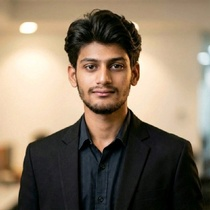
#> input picture src/assets/team/naman-sable.jpg, 210 x 210 px, shrunk from 400 x 400 before the run, given in place of media_1789887949699.jpg, which was not available
$ python process_image.py
#> lines starting #> are read from the running program, lines starting #| are printed output that depends on the picture; after the words box and inside, x2 and y2 are one past the last pixel; in counts of white or black regions, pixels touching at a corner belong together; pictures that were not available may be replaced by others from this repository, and a replacement may not be noted
import sys
import os

try:
    from PIL import Image
    import numpy as np
    from collections import deque

    source_path = r"C:\Users\gagan gayakwad\.gemini\antigravity-ide\brain\66f45f8a-1d03-4407-8c0f-f066832dd86b\.user_uploaded\media_1789887949699.jpg"
    target_path = r"c:\Users\gagan gayakwad\OneDrive\Desktop\NexnamPort\nexnam portfolio antigravity\src\assets\logo\nexnam-logo.png"

    img = Image.open(source_path).convert("RGBA")
    arr = np.array(img, dtype=np.float32)

    h, w, _ = arr.shape
#> h = 210; w = 210
    visited = np.zeros((h, w), dtype=bool)
    alpha = np.ones((h, w), dtype=np.uint8) * 255

    queue = deque()
    for x in range(w):
        queue.append((0, x))
        queue.append((h - 1, x))
    for y in range(h):
        queue.append((y, 0))
        queue.append((y, w - 1))

    def is_bg(r, g, b):
        max_diff = max(abs(r - g), abs(g - b), abs(r - b))
        brightness = (r + g + b) / 3.0
        if max_diff < 22 and brightness > 185:
            return True
        return False

    while queue:
        cy, cx = queue.popleft()
        if visited[cy, cx]:
            continue
        visited[cy, cx] = True

        r, g, b = arr[cy, cx, :3]
        if is_bg(r, g, b):
            alpha[cy, cx] = 0
            for dy, dx in [(-1, 0), (1, 0), (0, -1), (0, 1)]:
                ny, nx = cy + dy, cx + dx
                if 0 <= ny < h and 0 <= nx < w and not visited[ny, nx]:
                    queue.append((ny, nx))
#> this loop made 2223 passes
#> (r, g, b, max_diff in is_bg, brightness in is_bg) on passes 1 to 3: (159, 130, 100, 59, 129.7), (206, 172, 137, 69, 171.7), (160, 131, 101, 59, 130.7)
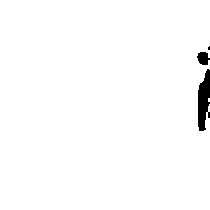
#> alpha: shape (210, 210); 98.5% white; 3 black regions (1 under 20 px), largest, box (x1, y1, x2, y2) and area: (198, 69, 210, 131) 538, (197, 52, 210, 65) 124
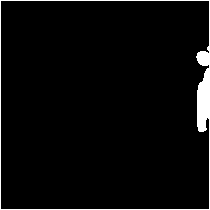
#> visited: shape (210, 210) bool; 3.7% white; 1 white region, box (x1, y1, x2, y2) and area: (0, 0, 210, 210) 1614

    result_arr = np.array(img)
    result_arr[:, :, 3] = alpha
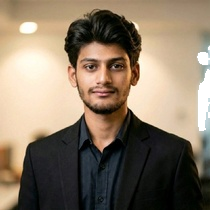
#> result_arr: shape (210, 210, 4); mean R, G, B, A 135.3, 119.8, 101.1, 251.1; transparent parts drawn white

    non_zero = np.where(alpha > 0)
#> non_zero = 43431 positions, rows 0 to 209, columns 0 to 209
    min_y, max_y = np.min(non_zero[0]), np.max(non_zero[0])
#> min_y = 0; max_y = 209
    min_x, max_x = np.min(non_zero[1]), np.max(non_zero[1])
#> min_x = 0; max_x = 209

    pad = 6
    min_y = max(0, min_y - pad)
    max_y = min(h - 1, max_y + pad)
    min_x = max(0, min_x - pad)
    max_x = min(w - 1, max_x + pad)

    cropped = Image.fromarray(result_arr).crop((min_x, min_y, max_x + 1, max_y + 1))
    os.makedirs(os.path.dirname(target_path), exist_ok=True)
    cropped.save(target_path, "PNG")
    with open("py_error.txt", "w") as f:
        f.write("SUCCESS")
except Exception as e:
    import traceback
    with open("py_error.txt", "w") as f:
        f.write(traceback.format_exc())

$ run again, on src/assets/team/nikhilesh-gayakwad.jpg
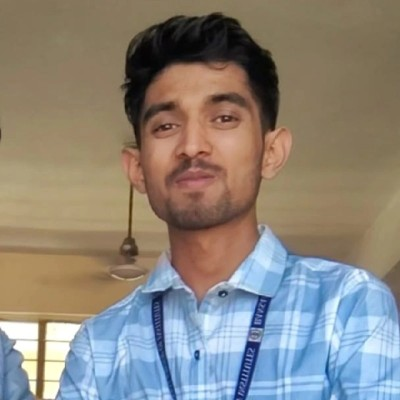
#> input picture src/assets/team/nikhilesh-gayakwad.jpg, 400 x 400 px, given in place of media_1789887949699.jpg, which was not available
#> the loop `while queue:` made 3238 passes
#> (r, g, b, max_diff in is_bg, brightness in is_bg) on passes 1 to 3: (134, 118, 92, 42, 114.7), (91, 116, 147, 56, 118), (134, 118, 92, 42, 114.7)
#> after the loop `while queue:`:
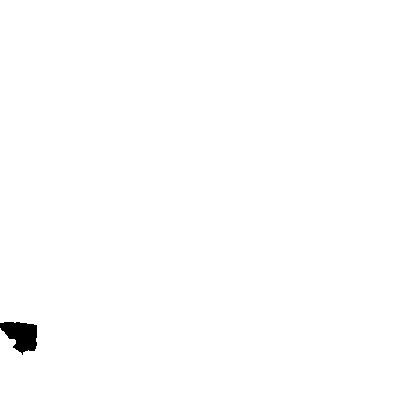
#> alpha: shape (400, 400); 99.5% white; 1 black region, box (x1, y1, x2, y2) and area: (0, 322, 37, 355) 796
#> `result_arr[:, :, 3] = alpha`:
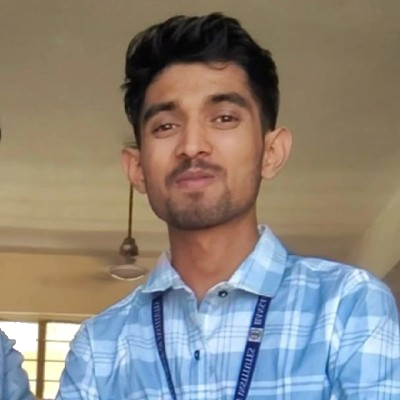
#> result_arr: shape (400, 400, 4); mean R, G, B, A 139.3, 132.9, 124.5, 253.7; transparent parts drawn white
#> non_zero = 159204 positions, rows 0 to 399, columns 0 to 399
#> min_y = 0; max_y = 399
#> min_x = 0; max_x = 399
